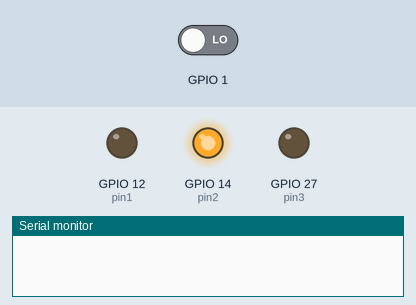
The sketch below on a simulated ESP32. Shown: output pins drawn as LEDs (lit = HIGH), the last lines printed to the serial monitor. Inputs (shaded band) come from the test bench; at power-on: GPIO 1 LOW.

Above: at 1.2 s.
1.3 s: GPIO 1 driven HIGH
At 1.7 s:
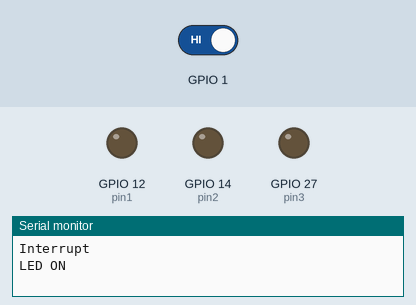
At 3.4 s:
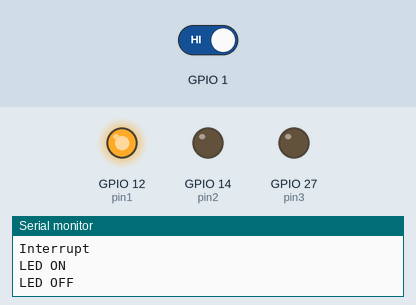
Timing chart, 0 to 10.3 s (numbered marks = the images above; inputs shaded):
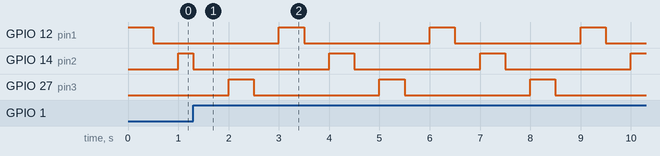

The sketch:

lab5-2.ino
```cpp
int pin1 = 12;
int pin2 = 14;
int pin3 = 27;

void setup()
{
Serial.begin(9600);
pinMode(pin1, OUTPUT);
pinMode(pin2, OUTPUT);
pinMode(pin3, OUTPUT);
attachInterrupt(1, blink, RISING);
// เลข 1 คือ Interrupt หมายเลข 1 จะอยู่ที่ ขา32
// blink คือ ชื่อฟังชันที่จะให้ไปทำ
// RISING คือ ถ้าขา3 มีการเปลี่ยนสถานะจาก LOW เป็น HIGH ให้ทำในฟังก์ชั่น blink
}
void loop()
{
digitalWrite(pin1, HIGH);
delay(500);
digitalWrite(pin1, LOW);
delay(500);
digitalWrite(pin2, HIGH);
delay(500);
digitalWrite(pin2, LOW);
delay(500);
digitalWrite(pin3, HIGH);
delay(500);
digitalWrite(pin3, LOW);
delay(500);
Serial.println("LED OFF");
//digitalWrite(pin1, HIGH);
//digitalWrite(pin2, HIGH);
//digitalWrite(pin3, HIGH);
//delay(5000);
}


void blink()
{
Serial.println("Interrupt");
Serial.println("LED ON");
digitalWrite(pin1, LOW);
digitalWrite(pin2, LOW);
digitalWrite(pin3, LOW);
//digitalWrite(pin1, HIGH);
//delay(500);
//digitalWrite(pin1, LOW);
//delay(500);
//digitalWrite(pin2, HIGH);
//delay(500);
//digitalWrite(pin2, LOW);
//delay(500);
//digitalWrite(pin3, HIGH);
//delay(500);
//digitalWrite(pin3, LOW);
//delay(500);
}
```

Measured:
- by itself, GPIO 12 (pin1), GPIO 14 (pin2), GPIO 27 (pin3): alternates HIGH for 0.50 s and LOW for 2.5 s
